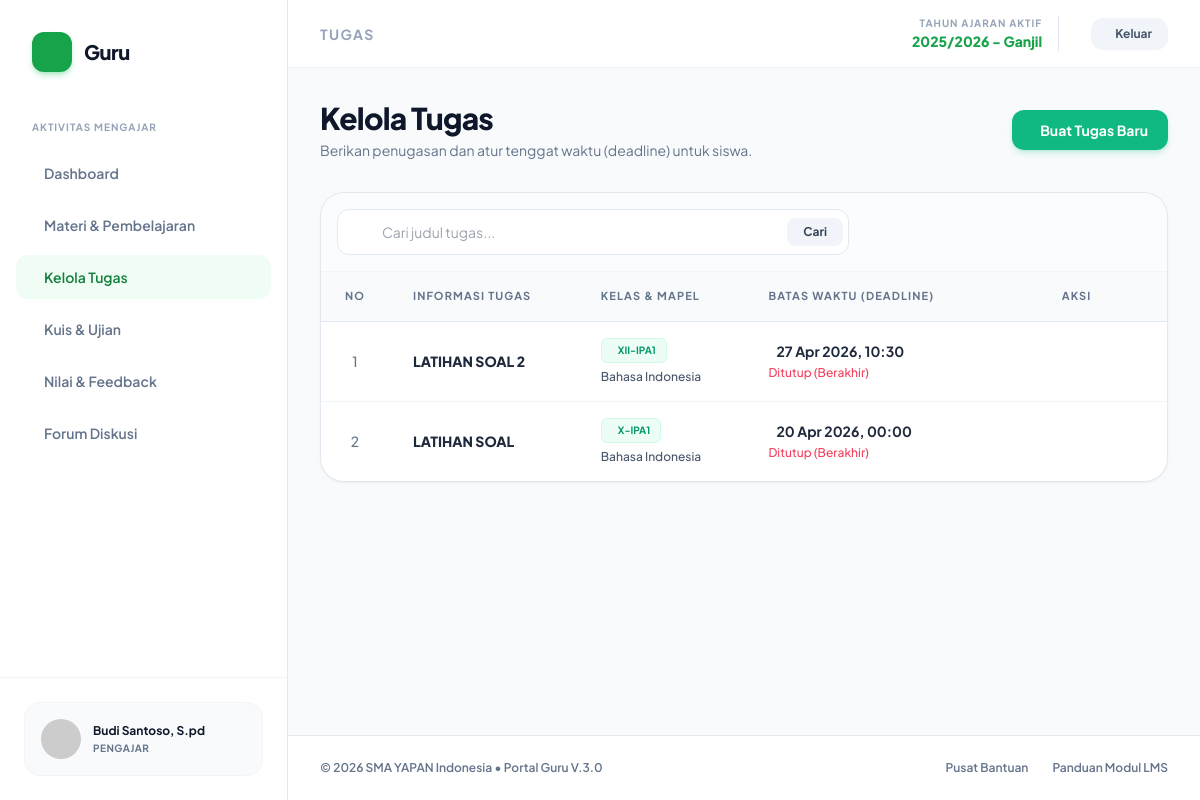
Screenshot of /guru/tugas.php (signed in) with the database file from the repository.
### tables this page shows
CREATE TABLE `tugas` (
  `id_tugas` int(11) NOT NULL,
  `judul_tugas` varchar(150) NOT NULL,
  `deskripsi` text NOT NULL,
  `file_tugas` varchar(255) DEFAULT NULL,
  `tgl_mulai` datetime NOT NULL,
  `tgl_selesai` datetime NOT NULL,
  `id_kelas` int(11) NOT NULL,
  `id_mapel` int(11) NOT NULL,
  `id_guru` int(11) NOT NULL,
  `tgl_buat` timestamp NOT NULL DEFAULT current_timestamp()
);

CREATE TABLE `kelas` (
  `id_kelas` int(11) NOT NULL,
  `nama_kelas` varchar(20) NOT NULL
);

CREATE TABLE `mapel` (
  `id_mapel` int(11) NOT NULL,
  `nama_mapel` varchar(100) NOT NULL,
  `id_kelas` int(11) DEFAULT NULL
);

### guru/tugas.php (the view, shortened to what this page needs)
<?php
require_once '../config/koneksi.php';
$id_guru = $_SESSION['id_user'];
$kata_kunci = "";
include 'includes/header.php';
?>
<div class="mb-8 flex flex-col md:flex-row md:items-center justify-between gap-4">
    <div>
        <h1 class="text-3xl font-extrabold text-slate-900 tracking-tight">Kelola Tugas</h1>
        <p class="text-slate-500 text-sm mt-1">Berikan penugasan dan atur tenggat waktu (deadline) untuk siswa.</p>
    </div>
    <a href="tambah_tugas.php" class="px-5 py-2.5 bg-[#10B981] hover:bg-emerald-600 text-white font-bold text-sm rounded-xl transition-colors flex items-center gap-2 shadow-md shadow-emerald-500/20 shrink-0">
        <i class="ph ph-plus-circle text-lg"></i> Buat Tugas Baru
    </a>
</div>
<div class="bg-white border border-slate-200 rounded-3xl shadow-sm overflow-hidden">
    <div class="p-4 border-b border-slate-100 bg-slate-50/50">
        <form action="" method="GET" class="relative max-w-lg">
            <div class="absolute inset-y-0 left-0 pl-4 flex items-center pointer-events-none">
            </div>
            <input type="text" name="cari" value="<?php echo htmlspecialchars($kata_kunci); ?>" placeholder="Cari judul tugas..." autocomplete="off"
                class="w-full pl-11 pr-24 py-3 bg-white border border-slate-200 rounded-xl text-sm text-slate-800 focus:outline-none focus:border-emerald-500 focus:ring-1 focus:ring-emerald-500 transition-all">
            <div class="absolute inset-y-0 right-1.5 flex items-center">
                <button type="submit" class="px-4 py-1.5 bg-slate-100 hover:bg-slate-200 text-slate-700 font-bold rounded-lg text-xs transition-colors">
                    Cari
                </button>
            </div>
        </form>
    </div>
    <div class="overflow-x-auto">
        <table class="w-full text-left border-collapse">
            <thead>
                <tr class="bg-slate-50 border-b border-slate-200 text-[11px] font-extrabold text-slate-500 uppercase tracking-widest">
                    <th class="px-6 py-4 w-12 text-center">No</th>
                    <th class="px-6 py-4">Informasi Tugas</th>
                    <th class="px-6 py-4">Kelas & Mapel</th>
                    <th class="px-6 py-4">Batas Waktu (Deadline)</th>
                    <th class="px-6 py-4 text-center">Aksi</th>
                </tr>
            </thead>
            <tbody class="divide-y divide-slate-100">
                <?php
                $no = 1;
                $waktu_sekarang = date('Y-m-d H:i:s');
                $query_sql = "
                    SELECT t.*, k.nama_kelas, m.nama_mapel
                    FROM tugas t
                    LEFT JOIN kelas k ON t.id_kelas = k.id_kelas
                    LEFT JOIN mapel m ON t.id_mapel = m.id_mapel
                    WHERE t.id_guru = '$id_guru'
                ";
                $query_sql .= " ORDER BY t.tgl_selesai DESC";
                $q_tugas = mysqli_query($koneksi, $query_sql);
                if(mysqli_num_rows($q_tugas) > 0):
                    while($tugas = mysqli_fetch_assoc($q_tugas)):
                        $deadline = !empty($tugas['tgl_selesai']) ? date('d M Y, H:i', strtotime($tugas['tgl_selesai'])) : 'Belum diatur';
                        $status_deadline = "";
                        if (empty($tugas['tgl_mulai']) || empty($tugas['tgl_selesai'])) {
                            $status_deadline = '<span class="text-slate-500 text-xs font-medium"><i class="ph ph-minus"></i> Waktu belum diatur</span>';
                        } elseif ($waktu_sekarang < $tugas['tgl_mulai']) {
                            $status_deadline = '<span class="text-amber-500 text-xs font-medium"><i class="ph ph-clock"></i> Belum Dibuka</span>';
                        } elseif ($waktu_sekarang > $tugas['tgl_selesai']) {
                            $status_deadline = '<span class="text-rose-500 text-xs font-medium"><i class="ph ph-warning-circle"></i> Ditutup (Berakhir)</span>';
                        } else {
                            $status_deadline = '<span class="text-emerald-500 text-xs font-medium animate-pulse"><i class="ph ph-broadcast"></i> Sedang Berjalan</span>';
                        }
                ?>
                <tr class="hover:bg-slate-50 transition-colors group">
                    <td class="px-6 py-4 text-sm font-medium text-slate-500 text-center"><?php echo $no++; ?></td>
                    <td class="px-6 py-4 max-w-[200px]">
                        <h4 class="text-sm font-extrabold text-slate-800 uppercase truncate" title="<?php echo htmlspecialchars($tugas['judul_tugas']); ?>">
                            <?php echo htmlspecialchars($tugas['judul_tugas']); ?>
                        </h4>
                    </td>
                    <td class="px-6 py-4">
                        <div class="flex flex-col gap-1.5">
                            <span class="inline-flex items-center gap-1.5 px-2.5 py-1 bg-emerald-50 text-emerald-600 border border-emerald-100 text-[10px] font-bold rounded-md w-fit">
                                <i class="ph ph-door"></i> <?php echo htmlspecialchars($tugas['nama_kelas']); ?>
                            </span>
                            <span class="text-xs text-slate-600 font-medium"><?php echo htmlspecialchars($tugas['nama_mapel']); ?></span>
                        </div>
                    </td>
                    <td class="px-6 py-4">
                        <div class="flex flex-col gap-1">
                            <div class="flex items-center gap-2 text-sm font-bold text-slate-800">
                                <?php echo $deadline; ?>
                            </div>
                            <?php echo $status_deadline; ?>
                        </div>
                    </td>
                    <td class="px-6 py-4 text-center">
                    </td>
                </tr>
                <?php
                    endwhile;
                endif; ?>
            </tbody>
        </table>
    </div>
</div>
<?php include 'includes/footer.php'; ?>

### guru/includes/header.php (style rules this page uses)
body { font-family: 'Plus Jakarta Sans', sans-serif; background-color: #f8fafc; }

### rows the page displays
tugas: judul_tugas "LATIHAN SOAL 2", id_kelas.nama_kelas "XII-IPA1", id_mapel.nama_mapel "Bahasa Indonesia", tgl_selesai "27 Apr 2026, 10:30", shows "Ditutup (Berakhir)"
tugas: judul_tugas "LATIHAN SOAL", id_kelas.nama_kelas "X-IPA1", id_mapel.nama_mapel "Bahasa Indonesia", tgl_selesai "20 Apr 2026, 00:00", shows "Ditutup (Berakhir)"

### other values shown
$_SESSION['nama'] "Budi Santoso, S.pd"
str_replace('.php', '', ucfirst($current_page)) "TUGAS"
$_SESSION['nama_tahun_aktif'] "2025/2026"
$_SESSION['semester_aktif'] "Ganjil"
